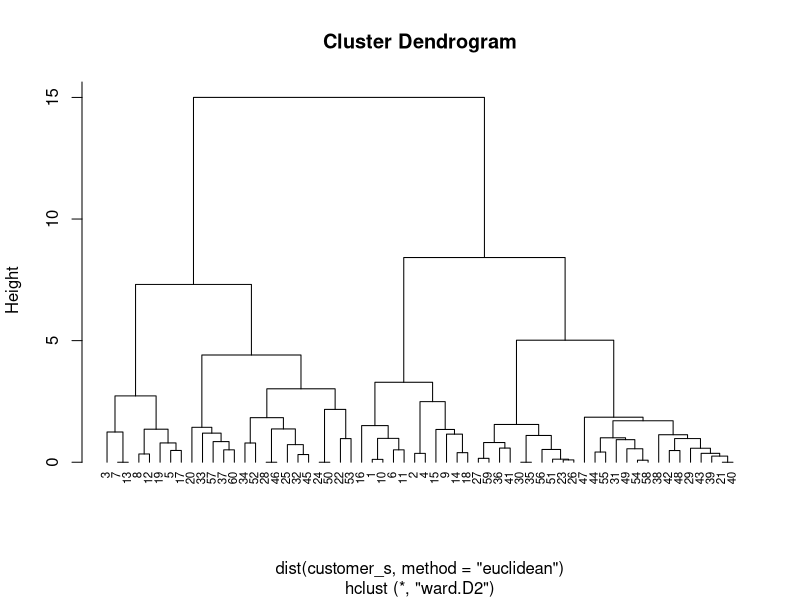
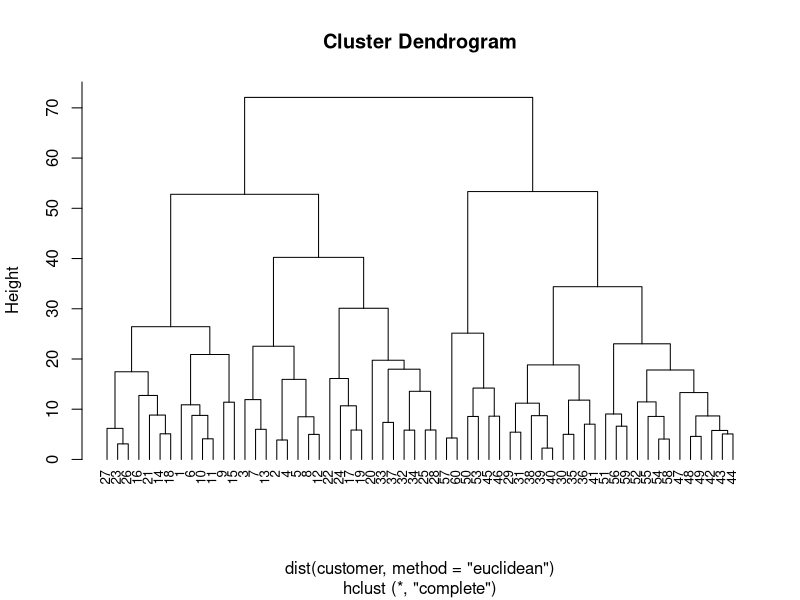
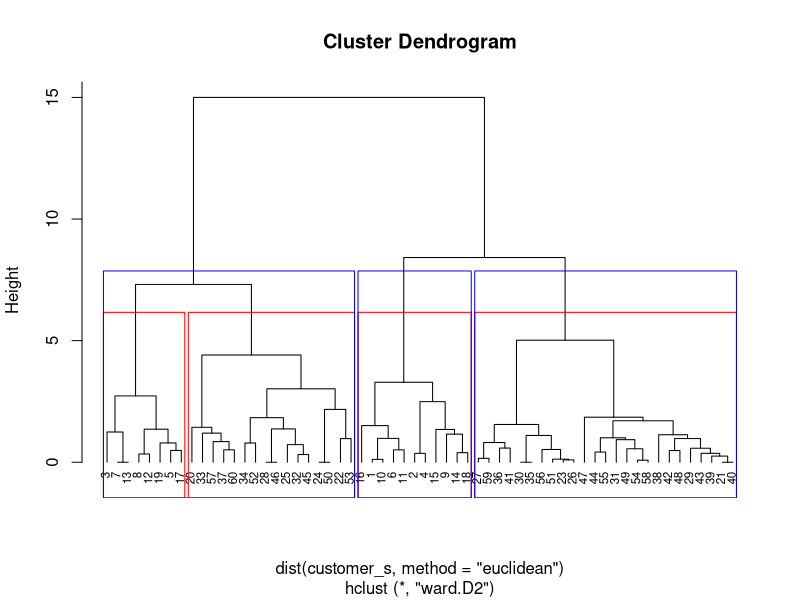
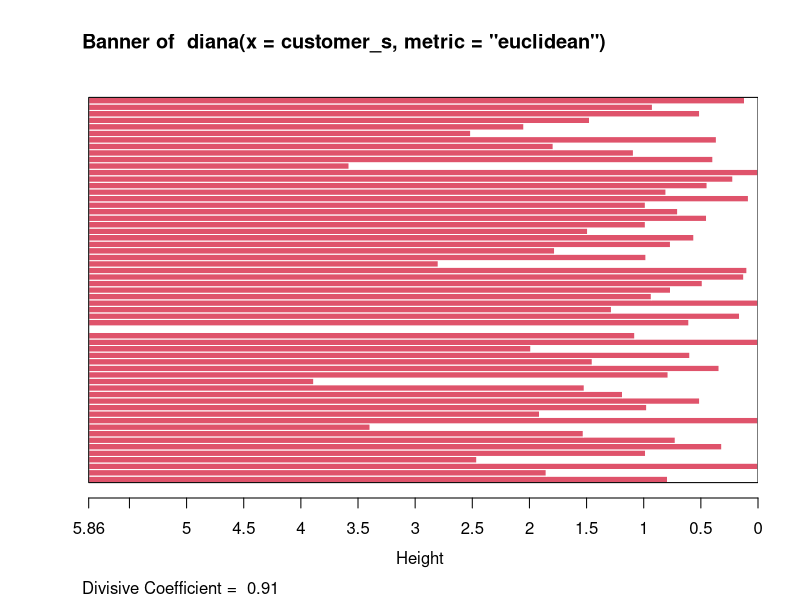
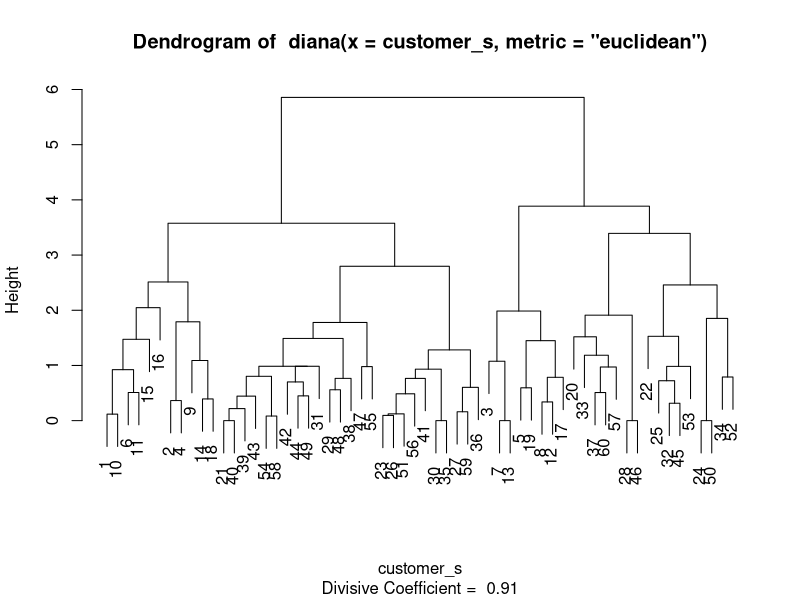
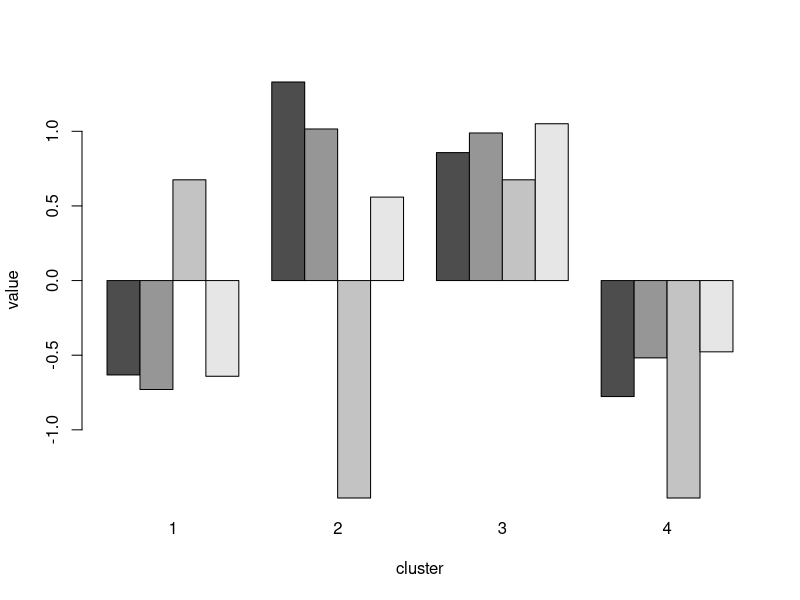
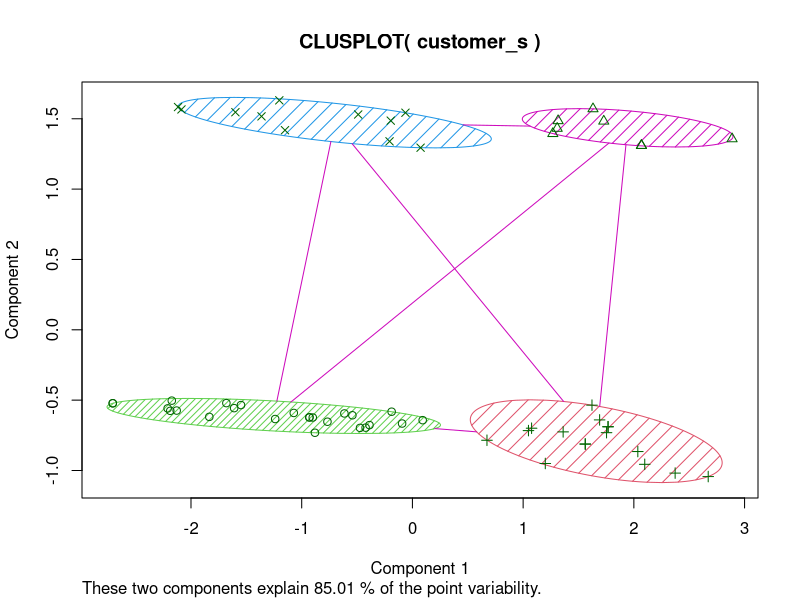
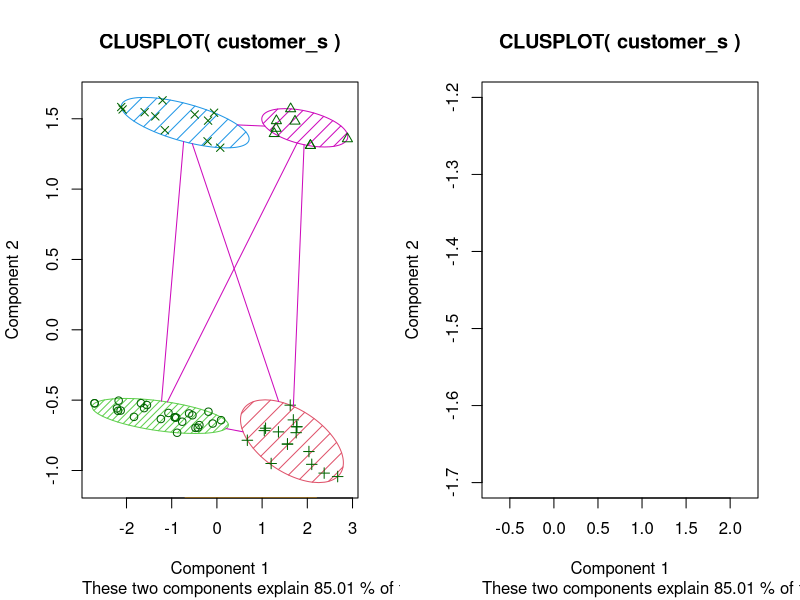

Source code (R) for these figures, in order:
## ---- chunk 1
x =c(0, 0, 1, 1, 1, 1)
y =c(1, 0, 1, 1, 0, 1)

#euclidean
?dist
rbind(x,y)

dist(rbind(x,y), method ="euclidean")
sqrt(sum((x-y)^2))
dist(rbind(x,y), method ="minkowski", p=2)

#city block
dist(rbind(x,y), method ="manhattan")
sum(abs(x-y))
dist(rbind(x,y), method ="minkowski", p=1)
## ---- chunk 2
setwd('~/lecture/riii')
customer=read.csv('data/customer.csv',header=TRUE)
head(customer)
str(customer)

#數值變數作正規化
customer_s =scale(customer[,-1])
?scale

#正規化後的變數平均數為0, 標準差為1
round(mean(customer_s[,2]),3)
round(sd(customer_s[,2]),3)

?hclust
hc=hclust(dist(customer_s, method="euclidean"), method="ward.D2")
plot(hc,hang =-0.01, cex=0.7)

hc3 =hclust(dist(customer, method="euclidean"), method="complete")
plot(hc3, hang =-0.01, cex=0.8)
## ---- chunk 3
fit =cutree(hc, k =4)
fit
table(fit)
plot(hc, hang =-0.01, cex=0.7)
rect.hclust(hc, k =4, border="red")
rect.hclust(hc, k =3, border="blue")

c_1 = customer[fit == 1,]
summary(c_1)
## ---- chunk 4
#install.packages('cluster')
library(cluster)
?diana
dv =diana(customer_s, metric ="euclidean")
summary(dv)
plot(dv)

fit2 =cutree(dv,k=4)
c_1 = customer[fit2 ==1,]
summary(c_1)
## ---- chunk 5
str(customer_s)
set.seed(22)
fit =kmeans(customer_s, centers=4)
?kmeans

barplot(t(fit$centers), beside =TRUE,xlab="cluster", ylab="value")
?barplot
fit$centers
## ---- chunk 6
#install.packages("cluster")
library(cluster)
clusplot(customer_s, fit$cluster, color=TRUE, shade=TRUE)

par(mfrow= c(1,2))
clusplot(customer_s, fit$cluster, color=TRUE, shade=TRUE)
rect(-0.7,-1.7, 2.2,-1.2, border = "orange", lwd=2)
clusplot(customer_s, fit$cluster, color = TRUE, xlim = c(-0.7,2.2), ylim = c(-1.7,-1.2))

#了解component 成分為何
pca =princomp(customer_s)
pca$loadings

## ---- chunk 7
#silhouette
par(mfrow= c(1,1))
set.seed(22)
library(cluster)
km =kmeans(customer_s, 4)
kms=silhouette(km$cluster,dist(customer_s))
summary(kms)
plot(kms)
## ---- chunk 8
#within sum of squares
nk=2:10
set.seed(22)
WSS =sapply(nk, function(k){set.seed(22);kmeans(customer_s, centers=k)$tot.withinss})
WSS
plot(x=nk, y=WSS, type="l", xlab="number of k", ylab="within sum of squares")

#install.packages("fpc")
#install.packages("robustbase", repos="http://R-Forge.R-project.org")
library(fpc)
?cluster.stats
cluster.stats(dist(customer_s), kmeans(customer_s, centers=2)$cluster)

sapply(nk,function(k){
  set.seed(22);cluster.stats(dist(customer_s),kmeans(customer_s,centers=k)$cluster)$avg.silwidth })


WSS =sapply(nk, function(k){set.seed(22);cluster.stats(dist(customer_s), kmeans(customer_s, centers=k)$cluster)$within.cluster.ss})

SW =sapply(2:10,function(k){set.seed(22);cluster.stats(dist(customer_s),kmeans(customer_s, centers=k)$cluster)$avg.silwidth})

WSS
plot(x=nk, y=WSS, type="l", xlab="number of k", ylab="within sum of squares")
## ---- chunk 9
#average silhouette
nk=2:10
SW =sapply(nk, function(k){set.seed(22);cluster.stats(dist(customer_s), kmeans(customer_s, centers=k)$cluster)$avg.silwidth})

plot(x=nk, y=SW, type="l", xlab="number of clusers", ylab="average silhouette width")

nk[which.max(SW)]
## ---- chunk 10
single_c=hclust(dist(customer_s), method="single")
hc_single=cutree(single_c, k =4)

complete_c=hclust(dist(customer_s), method="complete")
hc_complete=cutree(complete_c, k =4)

set.seed(22)
km =kmeans(customer_s, 4)

cs=cluster.stats(dist(customer_s),km$cluster)
cs[c("within.cluster.ss","avg.silwidth")]

q =sapply(
  list(kmeans=km$cluster, 
       hc_single=hc_single, 
       hc_complete=hc_complete), function(c)cluster.stats(dist(customer_s),c)[c("within.cluster.ss","avg.silwidth")])
q

## ---- chunk 11
#install.packages("mlbench")
# mlbench package provides many methods to generate simulated data with different shapes and sizes.
#In this example, we generate a Cassini problem graph
library(mlbench)
#install.packages("fpc")
library(fpc)
set.seed(2)
p = mlbench.cassini(500)
plot(p$x)

?mlbench.cassini

ds = dbscan(data = dist(p$x),eps= 0.2, MinPts = 2, method="dist")
ds
plot(ds, p$x)


y = matrix(0,nrow=3,ncol=2)
y[1,] = c(0,0)
y[2,] = c(0,-1.5)
y[3,] = c(1,1)
y

predict(ds, p$x, y)
